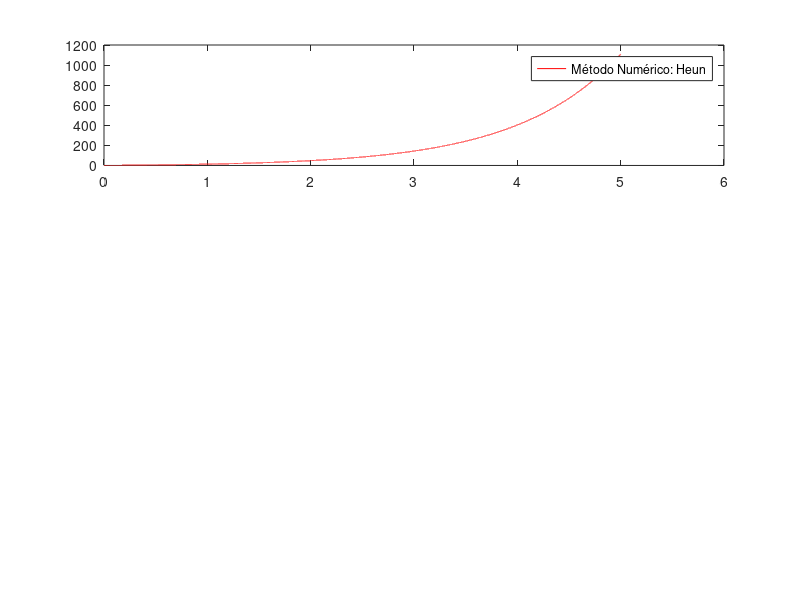

Write MATLAB code to recreate this figure. (Note: this script raises an error after producing the figure.)
% Modelo de Circuito LRC de ordem 2
% Alexandre Galdino da Nóbrega
% Métodos Numéricos: Heun e RK-4 
  clc; clear;

% COEFICIENTES
R = 127 * 10^-6; %Elemento de Resistência em Ohm 345 * 10^5
L =  1 * 10^-7; %Elemento de Indutância em Henry 10* 10^-2
C = 133 * 10^-3; % Elemento de Capacitância em Far 1 ^10^-1

% EDO da Tensão. Lei de Kitchkoff com fator seno 
EDO = @(t, q, tx_ic, tx2_ic) ...
      ( ( ( 1 / C) + tx2_ic ) + (L * tx_ic) + (R * q)) % * sin(1000*t);

% EIXO DO TEMPO
h = 0.0001; % passo
a = 0; % valor inicial do intervalo
b = 5; % valor final do intervalo 
n = (b - a) / h; % quantidade de iterações

% VALORES INICIAIS
t(1) = a; q(1) = 0; % q é a carga elétrica 
tx_ic(1) = 0; % tx_ic é a taxa da corrente do condutor
tx2_ic(1) = 0;  % tx2_ic é a taxa de segunda ordem da corrente do condutor

% MÉTODO DE HEUN
k1 = 0; k2 = 0; 
fprintf("Heun metodo:\n");
for j=1:n
   t(j+1) = t(j) + h;
   k1 = EDO( t(j) , q(j), tx_ic(j), tx2_ic(j) );
   k2 = EDO( (t(j) + h / 2), q(j) + h * (k1 / 2) , tx2_ic(j) + h * (k1 / 2) , ...
        tx2_ic(j) + h * ( k1 / 2 ) );
 
   q(j+1)    = q(j) + ( h / 2 ) * (k1 + k2);
   tx_ic(j+1) = tx_ic(j) + (h / 2) * (k1 + k2);
   tx2_ic(j+1)= tx2_ic(j) + (h / 2) * (k1 + k2);
   fprintf("%.5f \t %.5f\t\n", t(j), q(j));
end

figure(1);
subplot(311);
plot(t, q, '-r');
legend('Método Numérico: Heun');
subtitle('Carga elétrica x tempo: Coulomb / s ');
grid on;

%MÉTODO DE RK-4
k1 = 0; k2 = 0; k3 = 0; k4 = 0;
t(1)=0;
q(1) = 0; tx_ic(1) = 0; tx2_ic(1) = 0;
fprintf("RK-4 t(j)  ic(j)\n");
for j=1:n
    t(j+1) = t(j) + h;
    k1 = h * EDO( t(j), q(j), tx_ic(j), tx2_ic(j) );
    k2 = h * EDO( t(j) + (h / 2), (q(j) + (k1 / 2) ), ...
         tx_ic(j) + (k1 / 2), tx2_ic(j) + (k1 / 2) );
    k3 = h * EDO( t(j) + (h / 2), q(j) + ( k2 / 2), ...
         tx_ic(j) + (k2 /2), tx2_ic(j) + (k2 / 2) );
    k4 = h * EDO( t(j+1), q(j) + k3, tx_ic(j) + k3, tx2_ic(j) + k3 );
    
    ic(j+1)   = q(j) + (k1 + 2 * k2 + 2 * k3 + k4 ) / 6;
    tx_ic(j+1)= tx_ic(j) + (k1 + 2 * k2 + 2 * k3 + k4) / 6;
    tx2_ic(j+1)=tx2_ic(j)+ (k1 + 2 * k2 + 2 * k3 + k4) / 6;
    fprintf("%.5f\t %.5f\t\n", t(j), ic(j));
end;
 
 subplot(312);
 plot(t, q, '-b');
 legend('Método: RK-4');
 subtitle('Carga Elétrica x tempo (Coulomb x s)');
 grid on;
